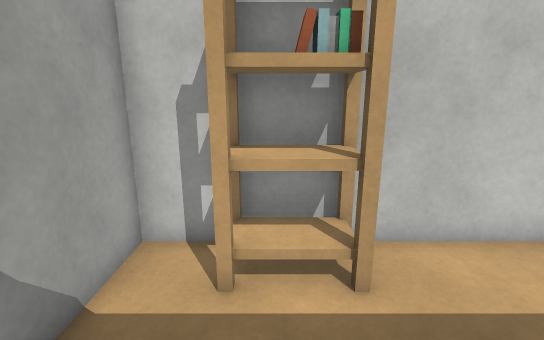
view 1 (above)

16 first-person views from a walk through a 3-D level made in the Unity game engine. The camera is 1.5 m above the floor, tilts 14° down and sees 85° across. Doors are open. The floor is counted in squares, 0.5 m on a side. Each view is taken from the middle of a square. On the plan, view 1 faces up. The plan holds only what a view shows up to about 20 squares ahead; the rest is blank. Surface patterns are stand-ins for the level's own textures.

view 2
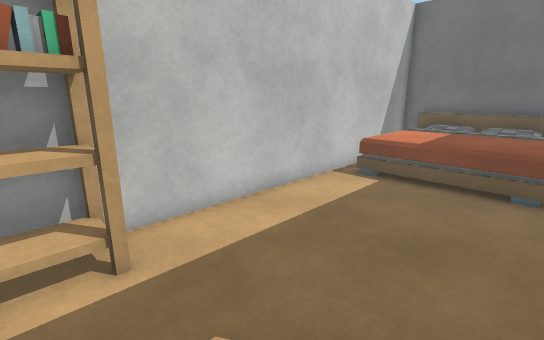

view 3
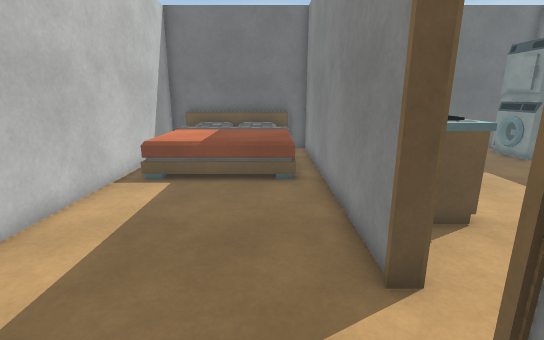

view 4
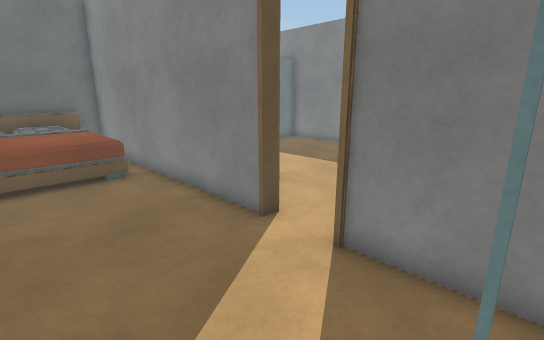

view 5
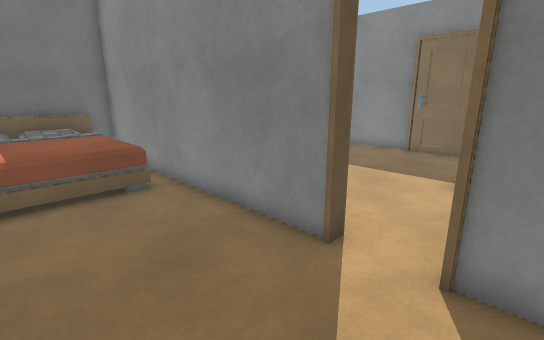

view 6
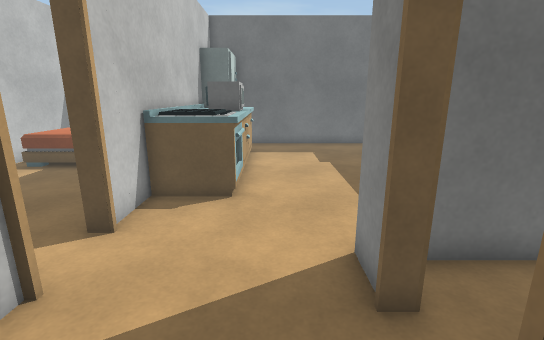

view 7
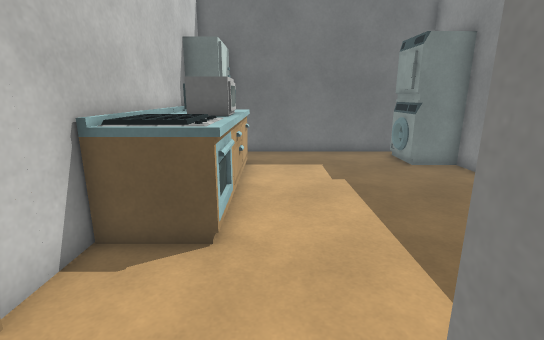

view 8
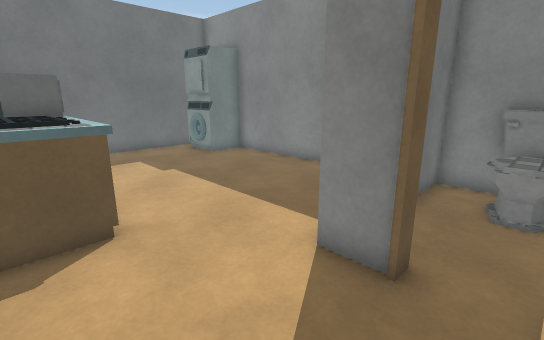

view 9
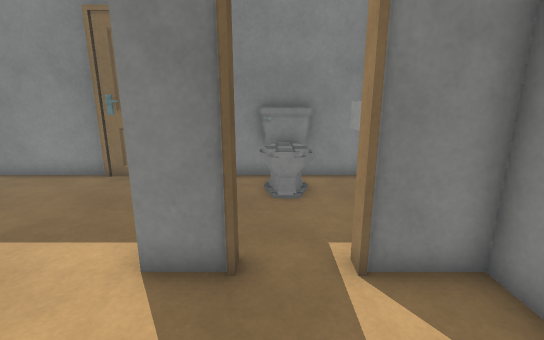

view 10
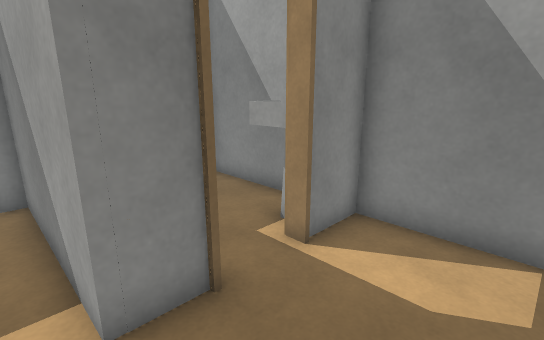

view 11
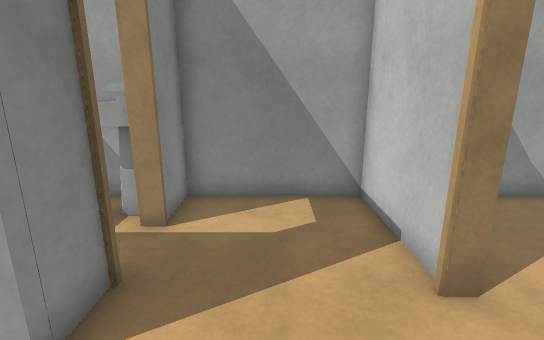

view 12
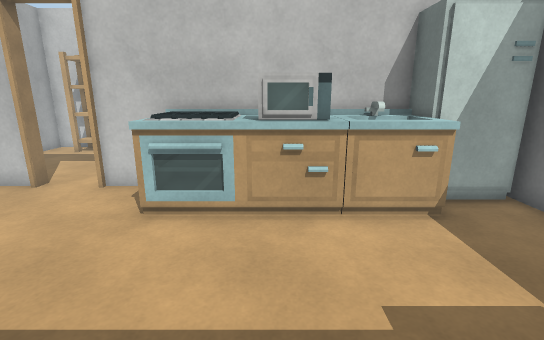

view 13
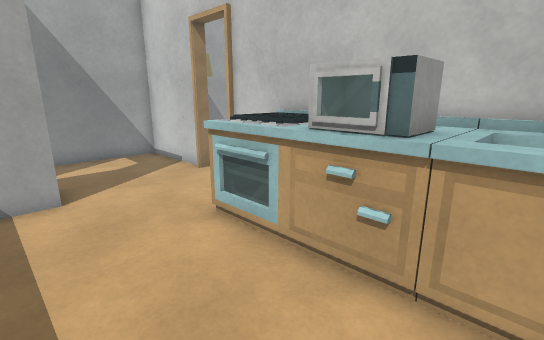

view 14
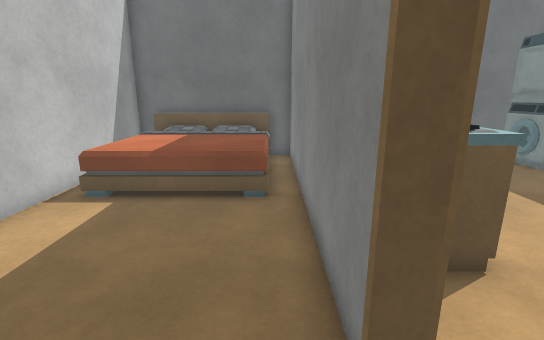

view 15
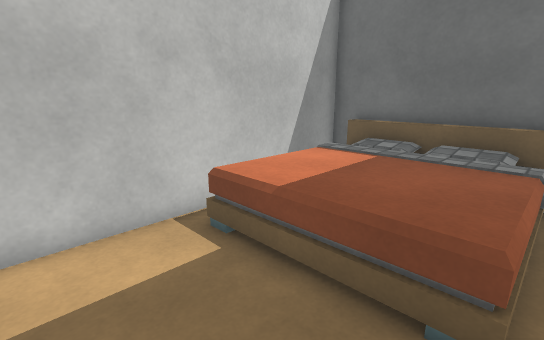

view 16
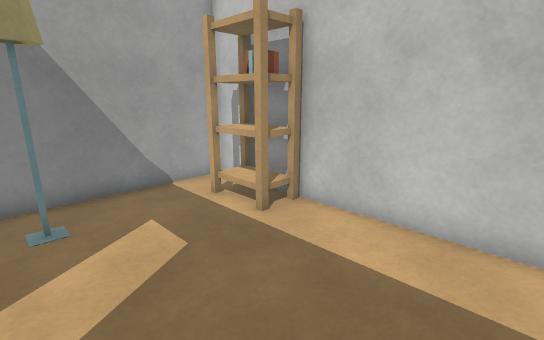

### Floor plan
Ten units are one square. View 1 is at (0, 0); x grows to the right and y downward. Boxes are objects, and circles mark ways between rooms. Rooms are numbered by the first view taken in them; rooms with no view inside come last. Other rooms are left out.
<svg viewBox="-32 -62 212 210">
<path fill="none" stroke="#000" d="M42 20 172 20 172 4M-12 20 20 20M174 -57 -27 -57 -27 9M16 76 33 76 33 143 39 143M64 138 70 138M74 143 140 143M20 23 -27 23 -27 76 -5 76M46 140 74 140M145 23 42 23M172 131 172 34"/>
<rect x="-15" y="-55" width="30" height="20" fill="#bbb"><title>bookshelf</title></rect>
<rect x="105" y="-55" width="70" height="70" fill="#bbb"><title>bed</title></rect>
<rect x="65" y="25" width="30" height="30" fill="#bbb"><title>stove</title></rect>
<rect x="95" y="25" width="20" height="30" fill="#bbb"><title>other object</title></rect>
<rect x="115" y="25" width="30" height="30" fill="#bbb"><title>sink</title></rect>
<rect x="135" y="115" width="30" height="20" fill="#bbb"><title>other object</title></rect>
<rect x="145" y="25" width="20" height="20" fill="#bbb"><title>fridge</title></rect>
<circle cx="30" cy="20" r="3" fill="#2a7"/>
<text x="70" y="-20">1</text>
<text x="80" y="70">2</text>
</svg>
Room 1 opens to room 2.

Where each view was taken, in squares from view 1:
view 1: 0 up, 0 right, facing up
view 2: 1 down, 0 right, facing up-right
view 3: 0 up, 0 right, facing right
view 4: 3 up, 1 left, facing down-right
view 5: 3 up, 1 right, facing down-right
view 6: 6 down, 2 left, facing right
view 7: 6 down, 1 right, facing right
view 8: 3 down, 0 right, facing down-right
view 9: 3 down, 1 right, facing down
view 10: 4 down, 4 right, facing down-left
view 11: 5 down, 6 right, facing left
view 12: 12 down, 10 right, facing up
view 13: 9 down, 13 right, facing up-left
view 14: 1 down, 2 right, facing right
view 15: 1 down, 7 right, facing up-right
view 16: 1 down, 7 right, facing up-left
